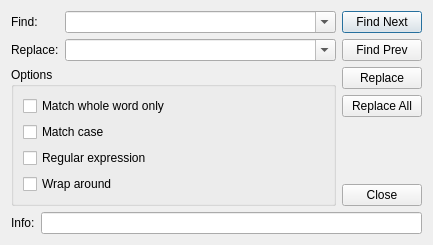
<?xml version="1.0" encoding="UTF-8"?>
<ui version="4.0">
 <class>EditorReplaceDialog</class>
 <widget class="QDialog" name="EditorReplaceDialog">
  <property name="geometry">
   <rect>
    <x>0</x>
    <y>0</y>
    <width>433</width>
    <height>226</height>
   </rect>
  </property>
  <property name="windowTitle">
   <string>Replace</string>
  </property>
  <layout class="QVBoxLayout" name="verticalLayout_5">
   <item>
    <layout class="QHBoxLayout" name="horizontalLayout_2">
     <item>
      <layout class="QVBoxLayout" name="verticalLayout_2">
       <item>
        <layout class="QVBoxLayout" name="verticalLayout">
         <item>
          <layout class="QGridLayout" name="gridLayout" rowstretch="0,0">
           <item row="0" column="0">
            <widget class="QLabel" name="label_3">
             <property name="text">
              <string>Find:</string>
             </property>
            </widget>
           </item>
           <item row="0" column="1">
            <widget class="QComboBox" name="findComboBox">
             <property name="sizePolicy">
              <sizepolicy hsizetype="Expanding" vsizetype="Fixed">
               <horstretch>0</horstretch>
               <verstretch>0</verstretch>
              </sizepolicy>
             </property>
             <property name="editable">
              <bool>true</bool>
             </property>
            </widget>
           </item>
           <item row="1" column="0">
            <widget class="QLabel" name="label_4">
             <property name="text">
              <string>Replace:</string>
             </property>
            </widget>
           </item>
           <item row="1" column="1">
            <widget class="QComboBox" name="replaceComboBox">
             <property name="sizePolicy">
              <sizepolicy hsizetype="Expanding" vsizetype="Fixed">
               <horstretch>0</horstretch>
               <verstretch>0</verstretch>
              </sizepolicy>
             </property>
             <property name="editable">
              <bool>true</bool>
             </property>
            </widget>
           </item>
          </layout>
         </item>
         <item>
          <spacer name="verticalSpacer_2">
           <property name="orientation">
            <enum>Qt::Vertical</enum>
           </property>
           <property name="sizeHint" stdset="0">
            <size>
             <width>20</width>
             <height>40</height>
            </size>
           </property>
          </spacer>
         </item>
         <item>
          <widget class="QGroupBox" name="groupBox">
           <property name="title">
            <string>Options</string>
           </property>
           <layout class="QVBoxLayout" name="verticalLayout_4">
            <item>
             <widget class="QCheckBox" name="matchWordCheckBox">
              <property name="text">
               <string>Match whole word only</string>
              </property>
             </widget>
            </item>
            <item>
             <widget class="QCheckBox" name="matchCaseCheckBox">
              <property name="text">
               <string>Match case</string>
              </property>
             </widget>
            </item>
            <item>
             <widget class="QCheckBox" name="useRegexCheckBox">
              <property name="text">
               <string>Regular expression</string>
              </property>
             </widget>
            </item>
            <item>
             <widget class="QCheckBox" name="wrapAroundCheckBox">
              <property name="text">
               <string>Wrap around</string>
              </property>
             </widget>
            </item>
           </layout>
           <zorder>matchWordCheckBox</zorder>
           <zorder>useRegexCheckBox</zorder>
           <zorder>wrapAroundCheckBox</zorder>
           <zorder>matchCaseCheckBox</zorder>
          </widget>
         </item>
        </layout>
       </item>
      </layout>
     </item>
     <item>
      <layout class="QVBoxLayout" name="verticalLayout_3">
       <item>
        <widget class="QPushButton" name="findNextPushButton">
         <property name="text">
          <string>Find Next</string>
         </property>
        </widget>
       </item>
       <item>
        <widget class="QPushButton" name="findPrevPushButton">
         <property name="text">
          <string>Find Prev</string>
         </property>
        </widget>
       </item>
       <item>
        <widget class="QPushButton" name="replacePushButton">
         <property name="text">
          <string>Replace</string>
         </property>
        </widget>
       </item>
       <item>
        <widget class="QPushButton" name="replaceAllPushButton">
         <property name="text">
          <string>Replace All</string>
         </property>
        </widget>
       </item>
       <item>
        <spacer name="verticalSpacer">
         <property name="orientation">
          <enum>Qt::Vertical</enum>
         </property>
         <property name="sizeHint" stdset="0">
          <size>
           <width>20</width>
           <height>40</height>
          </size>
         </property>
        </spacer>
       </item>
       <item>
        <widget class="QPushButton" name="closePushButton">
         <property name="text">
          <string>Close</string>
         </property>
        </widget>
       </item>
      </layout>
     </item>
    </layout>
   </item>
   <item>
    <layout class="QHBoxLayout" name="horizontalLayout">
     <item>
      <widget class="QLabel" name="label">
       <property name="text">
        <string>Info:</string>
       </property>
      </widget>
     </item>
     <item>
      <widget class="QLineEdit" name="infoLineEdit"/>
     </item>
    </layout>
   </item>
  </layout>
 </widget>
 <resources/>
 <connections/>
</ui>
